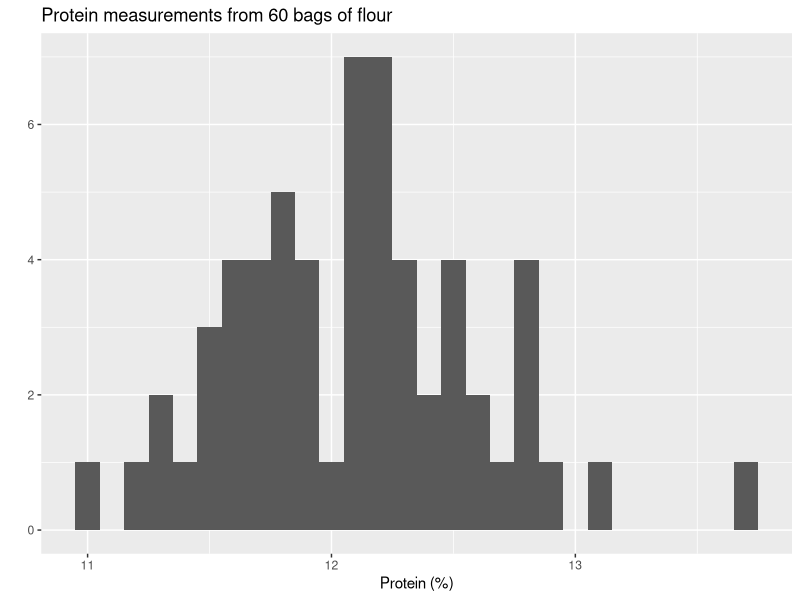
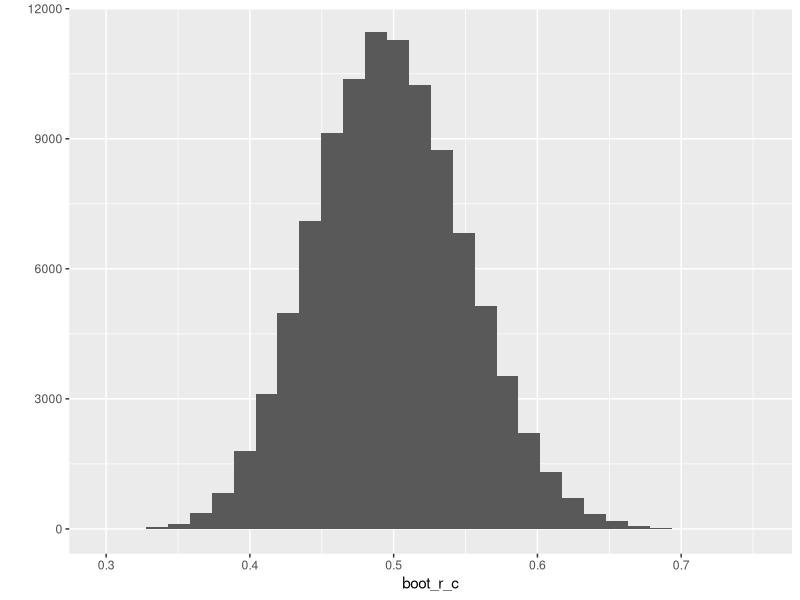

The R script that drew these images, in order:
## ---- chunk 1
knitr::opts_chunk$set(echo = TRUE, fig.width = 5, fig.height = 2.5)
library(ggplot2)
## ---- chunk 2
protein <- c(12.06, 11.16, 11.35, 11.89, 12.49, 12.19, 11.89, 12.47, 12.42, 
11.57, 12.2, 11.04, 12.17, 12.82, 11.81, 11.86, 11.75, 11.82, 
12.17, 11.63, 11.54, 12.76, 12.2, 12.13, 12.08, 12.56, 12.77, 
13.12, 12.15, 12.07, 11.48, 11.61, 12.28, 12.38, 11.67, 11.67, 
11.55, 12.16, 12.92, 11.85, 12.53, 12.29, 12.06, 12.06, 12.01, 
12.81, 11.78, 11.66, 11.4, 12.33, 12.21, 11.93, 12.71, 11.65, 
12.32, 12.52, 11.84, 12.56, 13.72, 11.29)
## ---- chunk 3
qplot(protein, binwidth = 0.1) +
  labs(
    title = "Protein measurements from 60 bags of flour",
    x = "Protein (%)"
  )
## ---- chunk 4
        sd_r <- sd(protein)
    sd_r
## ---- chunk 5
    boot_sd <- function(x){
      n <- length(protein)
      sample_r <- sample(x, n, replace = TRUE)
      sd(sample_r)
    }
## ---- chunk 6
    # Verify your function returns a single value
    boot_sd(protein)
## ---- chunk 7
    boot_r_c <- replicate(100000,boot_sd(protein))
    qplot(boot_r_c)
## ---- chunk 8
  #
    quantile(boot_r_c, probs = seq(0,1,0.05))
  
    
## ---- chunk 9
flaws_expensive <- rep(0, 3)
flaws_cheaper <- c(rep(0, 12), 1, 2, 2)
## ---- chunk 10
camping_times <- c(36, 33, 12, 36, 23, 56, 34, 35, 31, 26)
## ---- chunk 11
c_0 <- 30
d <- camping_times-c_0
d_c <- 30-d #distance form c_0
d_c

## ---- chunk 12
s <- 24

z <- (s-9*(9+1)/4)/(sqrt((9*10*19))/24)
z
## ---- chunk 13
p <- 2*(1-pnorm(abs(z)))
p
